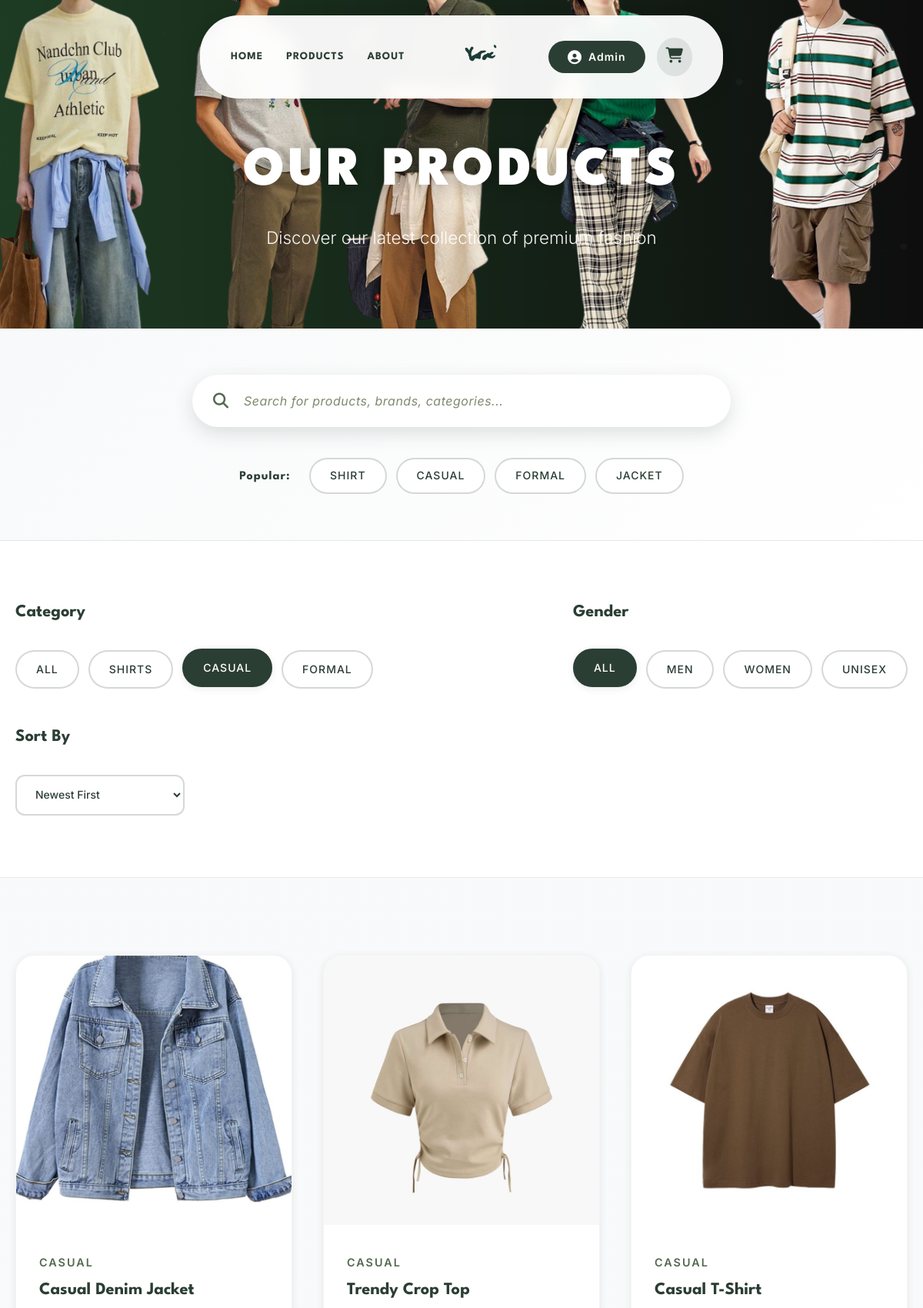
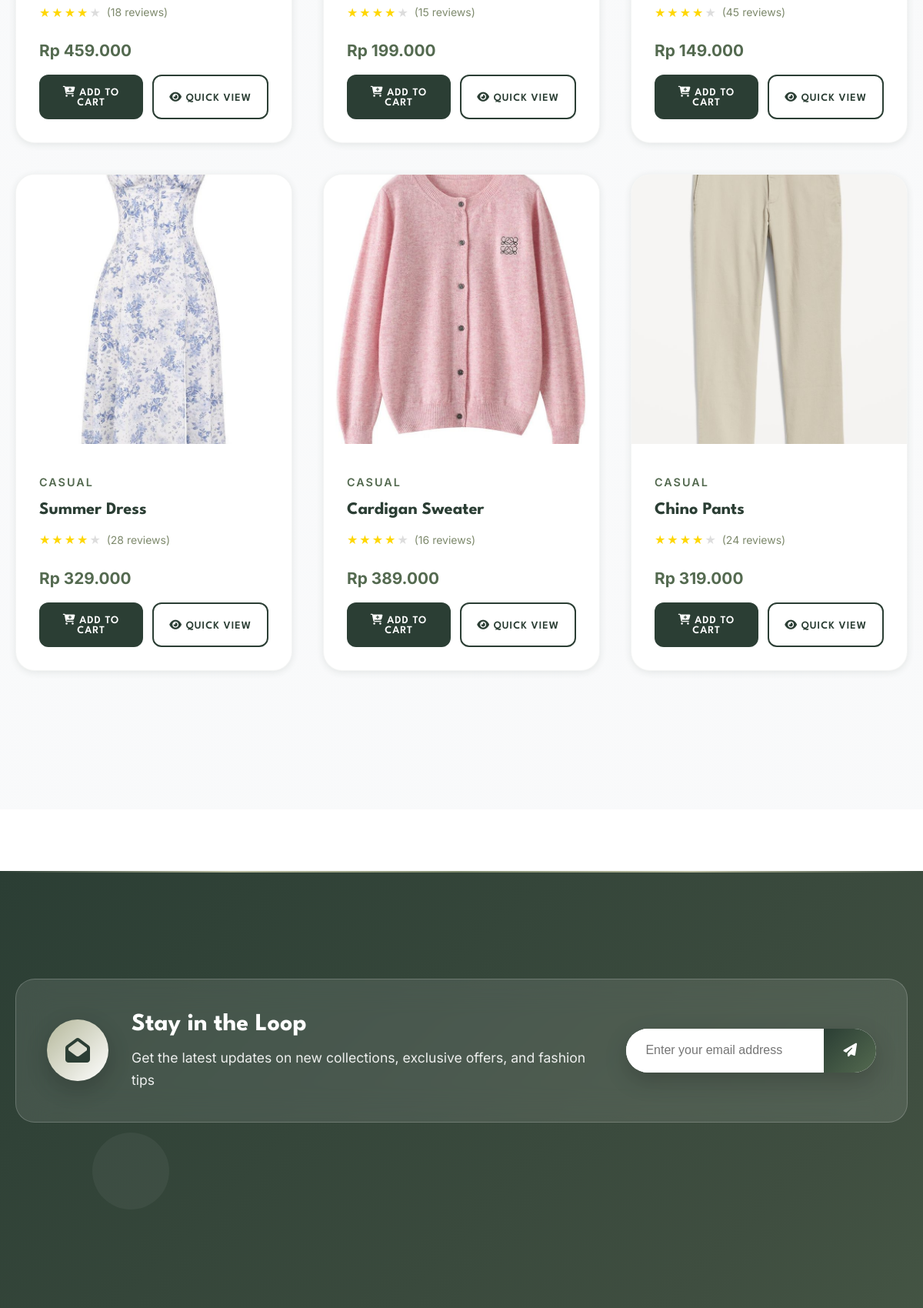
Screenshot of /products.php?category=casual (signed in, upper part) with the database file from the repository (2 pictures, top to bottom).
### tables this page shows
CREATE TABLE products (
    id INT AUTO_INCREMENT PRIMARY KEY,
    name VARCHAR(100) NOT NULL,
    description TEXT,
    price DECIMAL(10,2) NOT NULL,
    category ENUM('shirts', 'casual', 'formal') NOT NULL,
    gender ENUM('men', 'women', 'unisex') NOT NULL,
    image VARCHAR(255) NOT NULL DEFAULT 'placeholder.jpg',
    stock INT NOT NULL DEFAULT 0,
    rating DECIMAL(2,1) DEFAULT 0.0,
    total_reviews INT DEFAULT 0,
    sizes JSON DEFAULT ('["S", "M", "L", "XL"]'),
    featured BOOLEAN DEFAULT FALSE,
    created_at TIMESTAMP DEFAULT CURRENT_TIMESTAMP,
    updated_at TIMESTAMP DEFAULT CURRENT_TIMESTAMP ON UPDATE CURRENT_TIMESTAMP
);

### classes/Product.php (called while the page is built, shortened)
<?php
class Product {
    private $conn;
    private $table_name = "products";
    public function __construct($db) {
        $this->conn = $db;
    }
    public function getByCategory($category, $limit = null, $sort = 'created_at DESC') {
        $query = "SELECT * FROM " . $this->table_name . " WHERE category = ? AND stock > 0 ORDER BY " . $sort;
        $stmt = $this->conn->prepare($query);
        $stmt->bindParam(1, $category);
        $stmt->execute();
        return $stmt;
    }
}
?>

### products.php (the view, shortened to what this page needs)
<?php
require_once 'classes/Product.php';
$database = new Database();
$db = $database->getConnection();
$product = new Product($db);
$category = isset($_GET['category']) ? $_GET['category'] : 'all';
$gender = isset($_GET['gender']) ? $_GET['gender'] : 'all';
$search = isset($_GET['search']) ? trim($_GET['search']) : '';
$sort = isset($_GET['sort']) ? $_GET['sort'] : 'created_at DESC';
if (!empty($search)) {
    $products_result = $product->search($search, $category, $gender, $sort);
} else if ($category != 'all') {
    $products_result = $product->getByCategory($category, null, $sort);
} else if ($gender != 'all') {
    $products_result = $product->getByGender($gender, null, $sort);
} else {
    $products_result = $product->getAll(null, null, $sort);
}
include 'includes/header.php';
?>
<section class="products-header">
    <div class="container">
        <h1>Our Products</h1>
        <p>Discover our latest collection of premium fashion</p>
    </div>
</section>
<section class="search-section">
    <div class="container">
        <div class="search-container">
            <div class="search-box">
                <i class="fas fa-search search-icon"></i>
                <input type="text" id="search-input" placeholder="Search for products, brands, categories..." value="<?php echo htmlspecialchars($search); ?>">
            </div>
        </div>
        <div class="popular-searches">
            <span class="popular-label">Popular:</span>
            <div class="popular-tags">
                <a href="products.php?search=shirt" class="popular-tag">Shirt</a>
                <a href="products.php?search=casual" class="popular-tag">Casual</a>
                <a href="products.php?search=formal" class="popular-tag">Formal</a>
                <a href="products.php?search=jacket" class="popular-tag">Jacket</a>
            </div>
        </div>
    </div>
</section>
<section class="filters-section">
    <div class="container">
        <div class="filters-container">
            <div class="filter-group">
                <h3>Category</h3>
                <div class="filter-options">
                    <a href="products.php?gender=<?php echo $gender; ?>&sort=<?php echo $sort; ?>"
                       class="filter-option <?php echo $category == 'all' ? 'active' : ''; ?>">All</a>
                    <a href="products.php?category=shirts&gender=<?php echo $gender; ?>&sort=<?php echo $sort; ?>"
                       class="filter-option <?php echo $category == 'shirts' ? 'active' : ''; ?>">Shirts</a>
                    <a href="products.php?category=casual&gender=<?php echo $gender; ?>&sort=<?php echo $sort; ?>"
                       class="filter-option <?php echo $category == 'casual' ? 'active' : ''; ?>">Casual</a>
                    <a href="products.php?category=formal&gender=<?php echo $gender; ?>&sort=<?php echo $sort; ?>"
                       class="filter-option <?php echo $category == 'formal' ? 'active' : ''; ?>">Formal</a>
                </div>
            </div>
            <div class="filter-group">
                <h3>Gender</h3>
                <div class="filter-options">
                    <a href="products.php?category=<?php echo $category; ?>&sort=<?php echo $sort; ?>"
                       class="filter-option <?php echo $gender == 'all' ? 'active' : ''; ?>">All</a>
                    <a href="products.php?category=<?php echo $category; ?>&gender=men&sort=<?php echo $sort; ?>"
                       class="filter-option <?php echo $gender == 'men' ? 'active' : ''; ?>">Men</a>
                    <a href="products.php?category=<?php echo $category; ?>&gender=women&sort=<?php echo $sort; ?>"
                       class="filter-option <?php echo $gender == 'women' ? 'active' : ''; ?>">Women</a>
                    <a href="products.php?category=<?php echo $category; ?>&gender=unisex&sort=<?php echo $sort; ?>"
                       class="filter-option <?php echo $gender == 'unisex' ? 'active' : ''; ?>">Unisex</a>
                </div>
            </div>
            <div class="sort-group">
                <h3>Sort By</h3>
                <select id="sort-select" onchange="updateSort()">
                    <option value="created_at DESC" <?php echo $sort == 'created_at DESC' ? 'selected' : ''; ?>>Newest First</option>
                </select>
            </div>
        </div>
    </div>
</section>
<section class="products-section">
    <div class="container">
        <div class="products-grid" id="products-grid">
            <?php
            while ($row = $products_result->fetch(PDO::FETCH_ASSOC)):
            ?>
                <div class="product-card fade-in" data-id="<?php echo $row['id']; ?>" data-name="<?php echo strtolower($row['name']); ?>" data-category="<?php echo $row['category']; ?>">
                    <img src="assets/images/products/<?php echo $row['image']; ?>"
                         alt="<?php echo htmlspecialchars($row['name']); ?>"
                         class="product-image"
                         onclick="quickView(<?php echo $row['id']; ?>)">
                    <div class="product-info">
                        <div class="product-category"><?php echo strtoupper($row['category']); ?></div>
                        <h3 class="product-name"><?php echo htmlspecialchars($row['name']); ?></h3>
                        <div class="product-rating">
                            <div class="stars">
                                <?php
                                $rating = $row['rating'] ?? 0;
                                for ($i = 1; $i <= 5; $i++):
                                ?>
                                    <span class="star <?php echo $i <= $rating ? '' : 'empty'; ?>">★</span>
                                <?php endfor; ?>
                            </div>
                            <span class="rating-text">(<?php echo $row['total_reviews'] ?? 0; ?> reviews)</span>
                        </div>
                        <div class="product-price">Rp <?php echo number_format($row['price'], 0, ',', '.'); ?></div>
                        <div class="product-actions">
                            <button class="btn-add-cart" onclick="addToCart(<?php echo $row['id']; ?>)">
                                <i class="fas fa-cart-plus"></i> Add to Cart
                            </button>
                                <button class="btn-quick-view" onclick="quickView(<?php echo $row['id']; ?>)">
                                    <i class="fas fa-eye"></i> Quick View
                                </button>
                        </div>
                    </div>
                </div>
            <?php endwhile; ?>
        </div>
    </div>
</section>
<?php include 'includes/footer.php'; ?>

### assets/css/styles.css (style rules this page uses)
* { margin: 0; padding: 0; box-sizing: border-box; }
:root { --forest-green: #2b3e34; --olive-drab: #546a50; --moss-green: #7e8a6d; --cypress: #3f4e40; --lichen: #b5b89b; --white: #ffffff; --light-gray: #f8f9fa; --dark-gray: #333333; --success: #27ae60; --error: #e74c3c; --warning: #f39c12; --shadow-light: 0 2px 10px rgba(43, 62, 52, 0.1); --shadow-medium: 0 8px 25px rgba(43, 62, 52, 0.15); --shadow-heavy: 0 15px 35px rgba(43, 62, 52, 0.2); --transition-fast: 0.2s ease; --transition-medium: 0.3s ease; --transition-slow: 0.5s ease; }
body { font-family: "Inter", sans-serif; line-height: 1.6; color: var(--dark-gray); overflow-x: hidden; background: var(--white); }
.container { max-width: 1200px; margin: 0 auto; padding: 0 20px; }
h1, h2, h3, h4, h5, h6 { font-family: "League Spartan", sans-serif; font-weight: 700; line-height: 1.2; color: var(--forest-green); }
h1 { font-size: 3.5rem; }
h3 { font-size: 2rem; }
.products-grid { display: grid; grid-template-columns: repeat(auto-fit, minmax(300px, 1fr)); gap: 40px; margin-bottom: 80px; }
.product-card { background: white; border-radius: 25px; overflow: hidden; box-shadow: var(--shadow-light); transition: all var(--transition-medium); cursor: pointer; position: relative; border: 1px solid rgba(43, 62, 52, 0.05); }
.product-image { width: 100%; height: 350px; object-fit: cover; transition: transform var(--transition-slow); }
.product-info { padding: 30px; }
.product-category { font-size: 0.9rem; color: var(--olive-drab); text-transform: uppercase; letter-spacing: 2px; margin-bottom: 10px; font-weight: 600; }
.product-name { font-size: 1.4rem; font-weight: 700; margin-bottom: 12px; color: var(--forest-green); line-height: 1.3; }
.product-price { font-size: 1.3rem; font-weight: 700; color: var(--olive-drab); margin-bottom: 20px; }
.product-rating { display: flex; align-items: center; gap: 8px; margin-bottom: 20px; }
.stars { display: flex; gap: 2px; }
.star { color: #ffd700; font-size: 16px; }
.star.empty { color: #ddd; }
.rating-text { font-size: 14px; color: var(--moss-green); }
.product-actions { display: flex; gap: 12px; }
.btn-add-cart { flex: 1; background: var(--forest-green); color: white; border: none; padding: 15px 20px; border-radius: 12px; font-family: "League Spartan", sans-serif; font-size: 14px; font-weight: 600; cursor: pointer; transition: all var(--transition-medium); text-transform: uppercase; letter-spacing: 1px; }
.btn-quick-view { background: transparent; color: var(--forest-green); border: 2px solid var(--forest-green); padding: 15px 20px; border-radius: 12px; font-family: "League Spartan", sans-serif; font-size: 14px; font-weight: 600; cursor: pointer; transition: all var(--transition-medium); text-transform: uppercase; letter-spacing: 1px; }
.fade-in { animation: fadeInUp 0.6s ease; }

### rows the page displays
products: image (picture), category "CASUAL", name "Casual Denim Jacket", total_reviews "18", price "459.000"
products: image (picture), category "CASUAL", name "Trendy Crop Top", total_reviews "15", price "199.000"
products: image (picture), category "CASUAL", name "Casual T-Shirt", total_reviews "45", price "149.000"
products: image (picture), category "CASUAL", name "Summer Dress", total_reviews "28", price "329.000"
products: image (picture), category "CASUAL", name "Cardigan Sweater", total_reviews "16", price "389.000"
products: image (picture), category "CASUAL", name "Chino Pants", total_reviews "24", price "319.000"

### other values shown
explode(' ', $_SESSION['user_name'])[0] "Admin"
